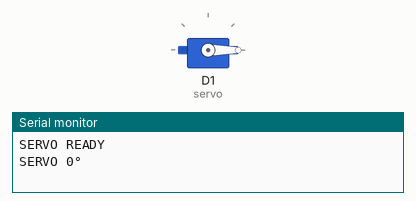
The sketch below on a simulated ESP8266 (NodeMCU). Parts: servo, the last lines printed to the serial monitor.

Above: at 2.05 s.
At 4.05 s:
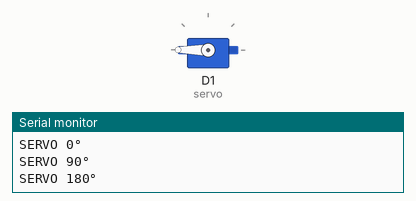
At 6.0 s:
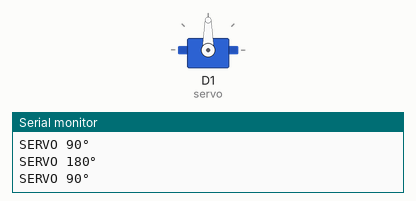
Timing chart, 0 to 7.2 s (numbered marks = the images above):
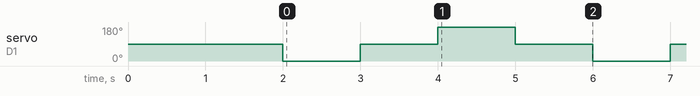

The sketch:

ESP8266_Servo180.ino
```cpp
#include <Servo.h>

Servo servo;

void setup() {

    Serial.begin(115200);
//  servo.attach(5);  // D1
    servo.attach(D1);  // D1 ใช้แบบไหนก็ได้ในการระบุขา
    Serial.println("SERVO READY");
    delay(2000);

}

void loop() {

    servo.write(0);
    Serial.println("SERVO 0°");
    delay(1000);

    servo.write(90);
    Serial.println("SERVO 90°");
    delay(1000);

    servo.write(180);
    Serial.println("SERVO 180°");
    delay(1000);

    servo.write(90);
    Serial.println("SERVO 90°");
    delay(1000);

}
```

Measured:
- by itself, servo on D1 (servo): repeats every 4.0 s: 90° 1.0 s, 180° 1.0 s, 90° 1.0 s, 0° 1.0 s
